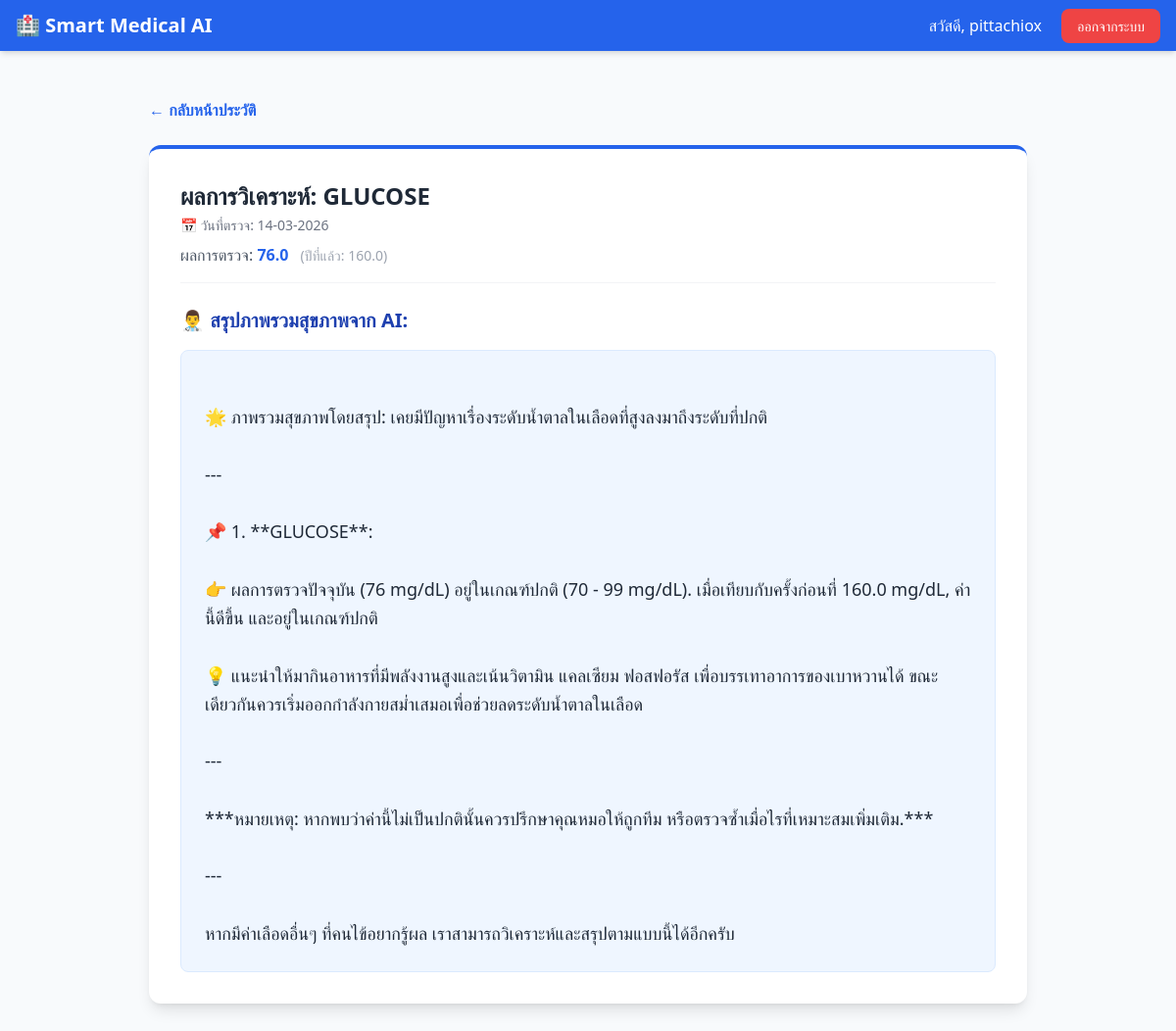
The page /record/52 (signed in) on the database its author committed.
### app.py (models this page shows)
class User(UserMixin, db.Model):
    id = db.Column(db.Integer, primary_key=True)
    username = db.Column(db.String(150), unique=True, nullable=False)
    password = db.Column(db.String(150), nullable=False)
    records = db.relationship('BloodRecord', backref='user', lazy=True)

class BloodRecord(db.Model):
    id = db.Column(db.Integer, primary_key=True)
    test_name = db.Column(db.String(50), nullable=False)
    current_value = db.Column(db.Float, nullable=False)
    previous_value = db.Column(db.Float, nullable=True)
    ai_analysis = db.Column(db.Text, nullable=False)
    user_id = db.Column(db.Integer, db.ForeignKey('user.id'), nullable=False)
    record_date = db.Column(db.Date, nullable=True, default=datetime.utcnow)

### app.py (the view)
@app.route('/record/<int:record_id>')
@login_required
def view_record(record_id):
    record = BloodRecord.query.get_or_404(record_id)
    if record.user_id != current_user.id:
        flash('ไม่อนุญาตให้เข้าถึงข้อมูลนี้', 'error')
        return redirect(url_for('dashboard'))
    return render_template('view_record.html', record=record)

### app.py (called while the page is built)
@login_manager.user_loader
def load_user(user_id):
    return User.query.get(int(user_id))

### templates/view_record.html
{% extends "base.html" %}
{% block content %}
<div class="max-w-4xl mx-auto">
    <div class="mb-6 flex justify-between items-center">
        <a href="/dashboard" class="text-blue-600 hover:underline flex items-center gap-2 font-semibold">
            &larr; กลับหน้าประวัติ
        </a>
    </div>
    <div class="bg-white p-8 rounded-xl shadow-lg border-t-4 border-blue-600">
        <div class="flex items-center justify-between mb-6 pb-4 border-b border-gray-100">
            <div>
                <h1 class="text-2xl font-bold text-gray-800 mb-1">ผลการวิเคราะห์: {{ record.test_name }}</h1>
                <p class="text-sm text-gray-500 mb-2">📅 วันที่ตรวจ: {{ record.record_date.strftime('%d-%m-%Y') if
                    record.record_date else '-' }}</p>
                <p class="text-gray-600">ผลการตรวจ: <span class="font-bold text-blue-600">{{ record.current_value
                        }}</span>
                    <span class="text-sm text-gray-400 ml-2">(ปีที่แล้ว: {{ record.previous_value or '-' }})</span>
                </p>
            </div>
        </div>
        <h3 class="text-xl font-bold text-blue-800 mb-4">👨‍⚕️ สรุปภาพรวมสุขภาพจาก AI:</h3>
        <div
            class="text-gray-800 whitespace-pre-line leading-relaxed text-lg bg-blue-50 p-6 rounded-lg border border-blue-100">
            {{ record.ai_analysis }}
        </div>
    </div>
</div>
{% endblock %}

### templates/base.html (shortened to what this page needs)
<!DOCTYPE html>
<html lang="th">
<head>
    <script src="https://cdn.tailwindcss.com"></script>
</head>
<body class="bg-slate-50 min-h-screen">
    <nav class="bg-blue-600 text-white shadow-md">
        <div class="max-w-7xl mx-auto px-4 py-3 flex justify-between items-center">
            <a href="/" class="text-xl font-bold flex items-center gap-2">
                🏥 Smart Medical AI
            </a>
            <div>
                {% if current_user.is_authenticated %}
                <span class="mr-4">สวัสดี, {{ current_user.username }}</span>
                <a href="{{ url_for('logout') }}"
                    class="bg-red-500 hover:bg-red-600 px-4 py-2 rounded-lg text-sm transition">ออกจากระบบ</a>
                {% else %}
                <a href="{{ url_for('login') }}" class="hover:text-blue-200 mr-4">เข้าสู่ระบบ</a>
                <a href="{{ url_for('register') }}"
                    class="bg-white text-blue-600 px-4 py-2 rounded-lg text-sm font-bold transition hover:bg-gray-100">สมัครสมาชิก</a>
                {% endif %}
            </div>
        </div>
    </nav>
    <main class="max-w-7xl mx-auto px-4 py-8">
        {% block content %}{% endblock %}
    </main>
</body>
</html>

### rows shown on the page
User: username "pittachiox"
BloodRecord: test_name "GLUCOSE", record_date "14-03-2026", current_value "76.0", previous_value "160.0", ai_analysis "🌟 ภาพรวมสุขภาพโดยสรุป: เคยมีปัญหาเรื่องระดับน้ำตาลในเลือดที่สูงลงมาถึงระดับที่ปกติ --- 📌 1. **GLUCOSE**: 👉 ผลการตรวจปัจจุบัน (76 mg/dL) อยู่ในเกณฑ์ปกติ (70 - 99 mg/dL). เมื่อเทียบกับครั้งก่อนที่ 160.0 mg/dL, ค่านี้ดีขึ้น และอยู่ในเกณฑ์ปกติ 💡 แนะนำให้มากินอาหารที่มีพลังงานสูงและเน้นวิตามิน แคลเซียม ฟอสฟอรัส เพื่อบรรเทาอาการของเบาหวานได้ ขณะเดียวกันควรเริ่มออกกำลังกายสม่ำเสมอเพื่อช่วยลดระดับน้ำตาลในเลือด --- ***หมายเหตุ: หากพบว่าค่านี้ไม่เป็นปกตินั้นควรปรึกษาคุณหมอให้ถูกทีม หรือตรวจซ้ำเมื่อไรที่เหมาะสมเพิ่มเติม.*** --- หากมีค่าเลือดอื่นๆ ที่คนไข้อยากรู้ผล เราสามารถวิเคราะห์และสรุปตามแบบนี้ได้อีกครับ"
